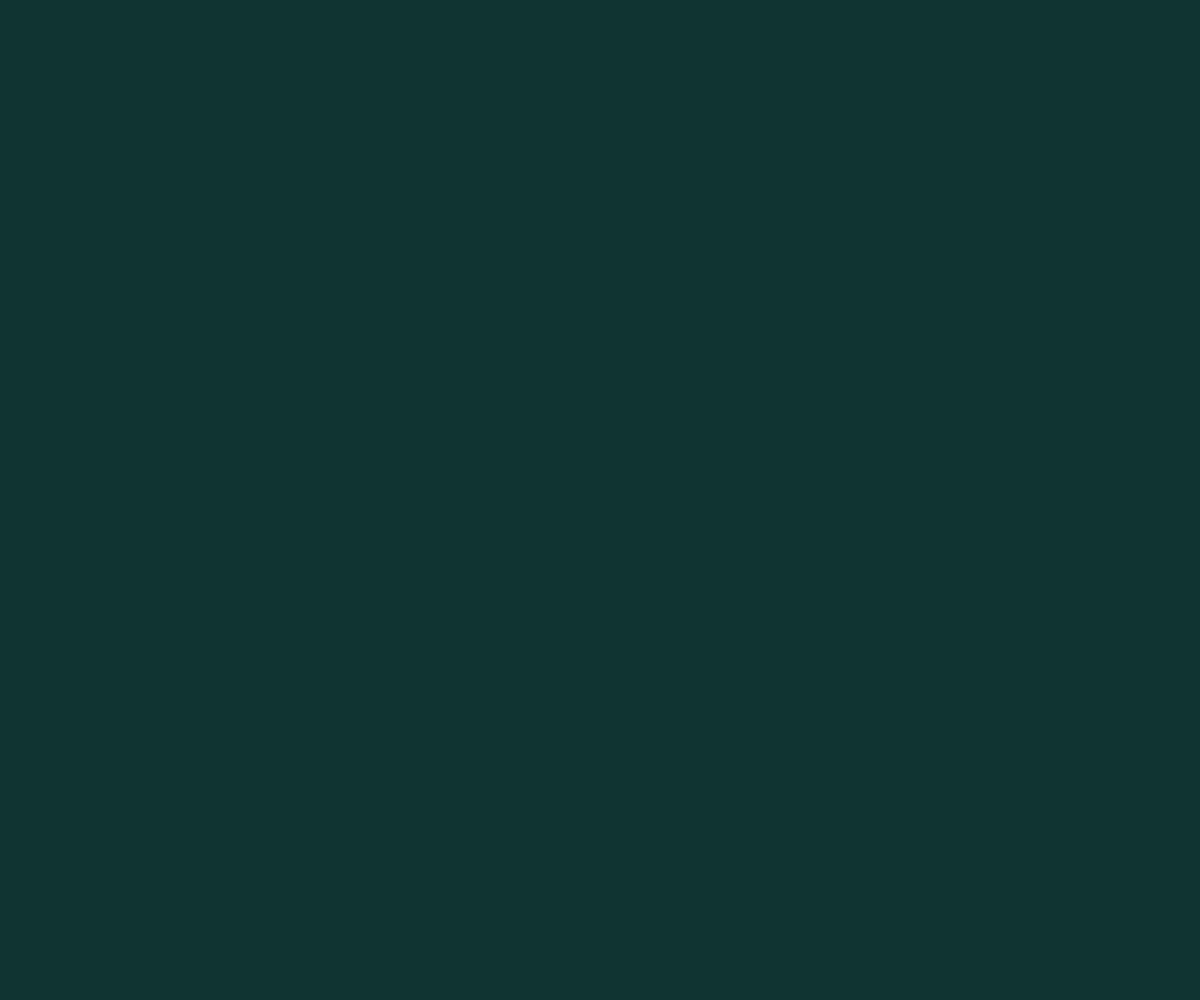
Frame 1 (no input)
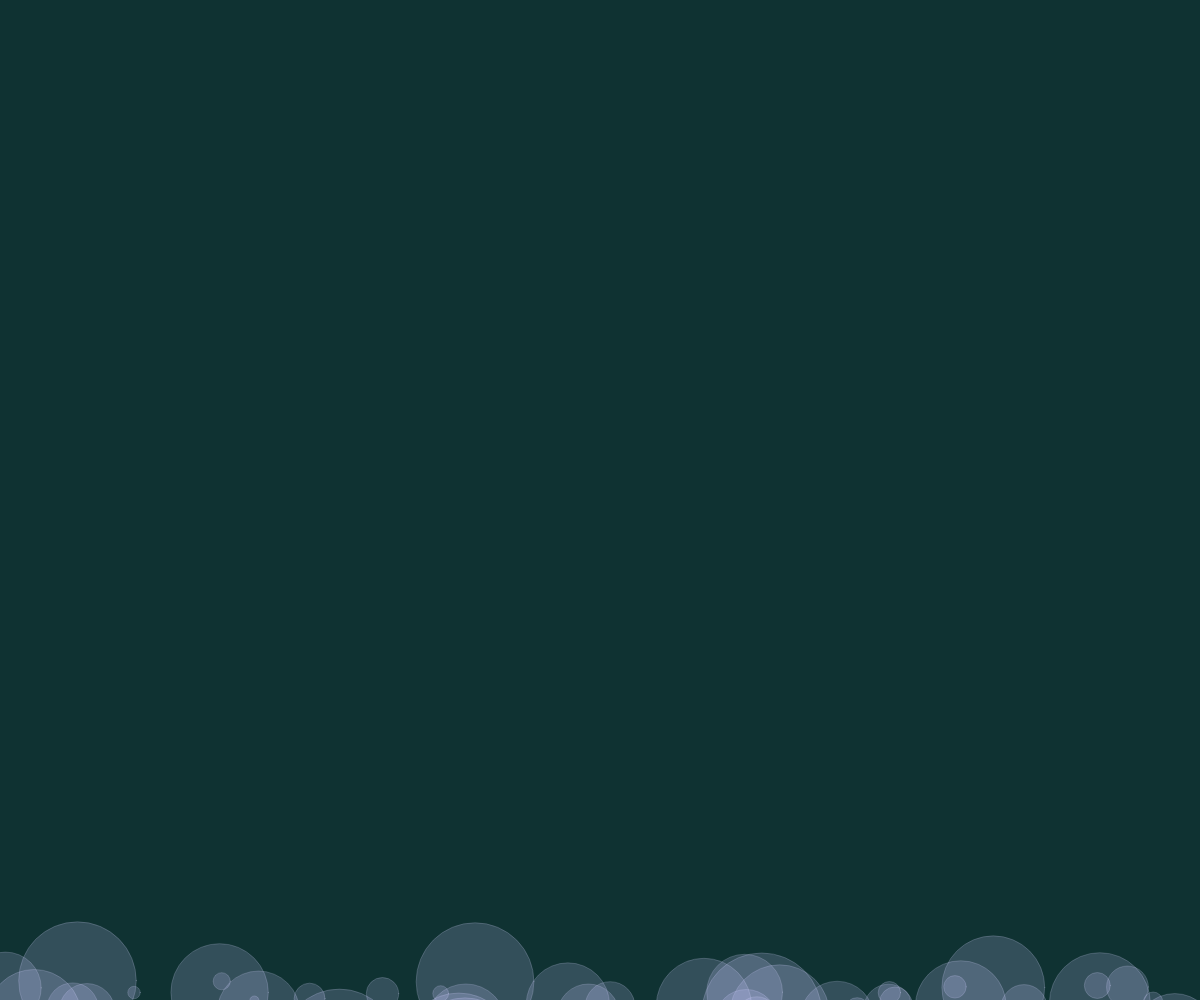
Frame 60 (no input)
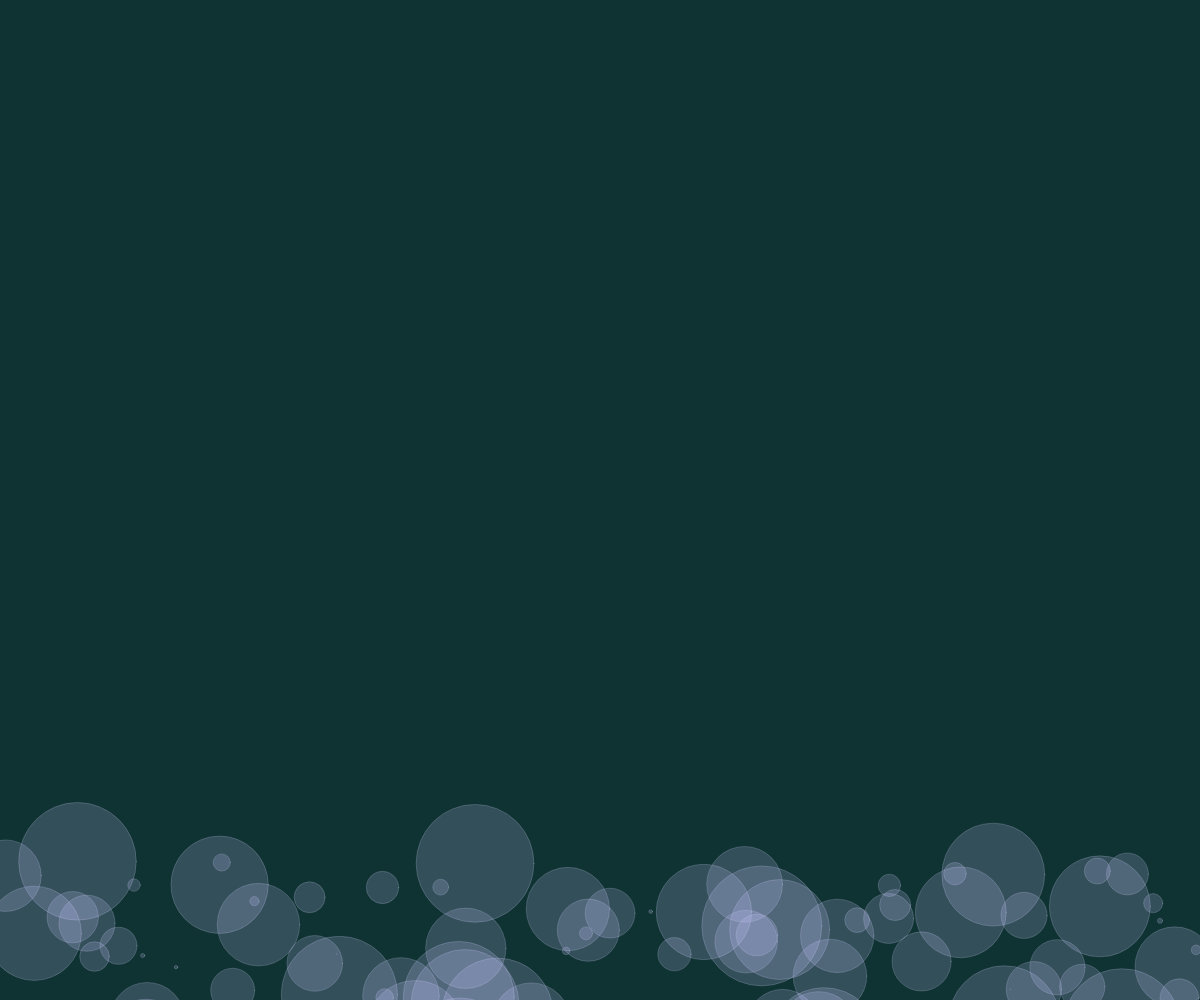
Frame 120 (the mouse pressed at the canvas centre since frame 60)

The p5.js sketch that drew these frames (run headless with seeded random() and noise() and a simulated clock; from frame 60 on, the mouse is pressed at the canvas centre):

// p5.js sketch
// ── sketch.js
var i,x=[],y=[],s=[],v=[];

function setup() {
  createCanvas(window.innerWidth,window.innerHeight);
  for(i=0;i<100;i++){
    x[i]=random(width);
    y[i]=height/10*11;
    s[i]=random(width/10);
    v[i]=random(0,2);
  }
}

function draw() {
  background(15,50,50);
  fill(200,200,255,50);
  stroke(220,220,255,50);
  for(i=0;i<100;i++){
    //x[i]+=random(-width/50,width/50);
    y[i]-=v[i];
    if(y[i]<0){
      x[i]=random(width);
      y[i]=height/10*11;
      s[i]=random(width/10);
      v[i]=random(0,2);
    }
    ellipse(x[i],y[i],s[i],s[i]);
  }
}
